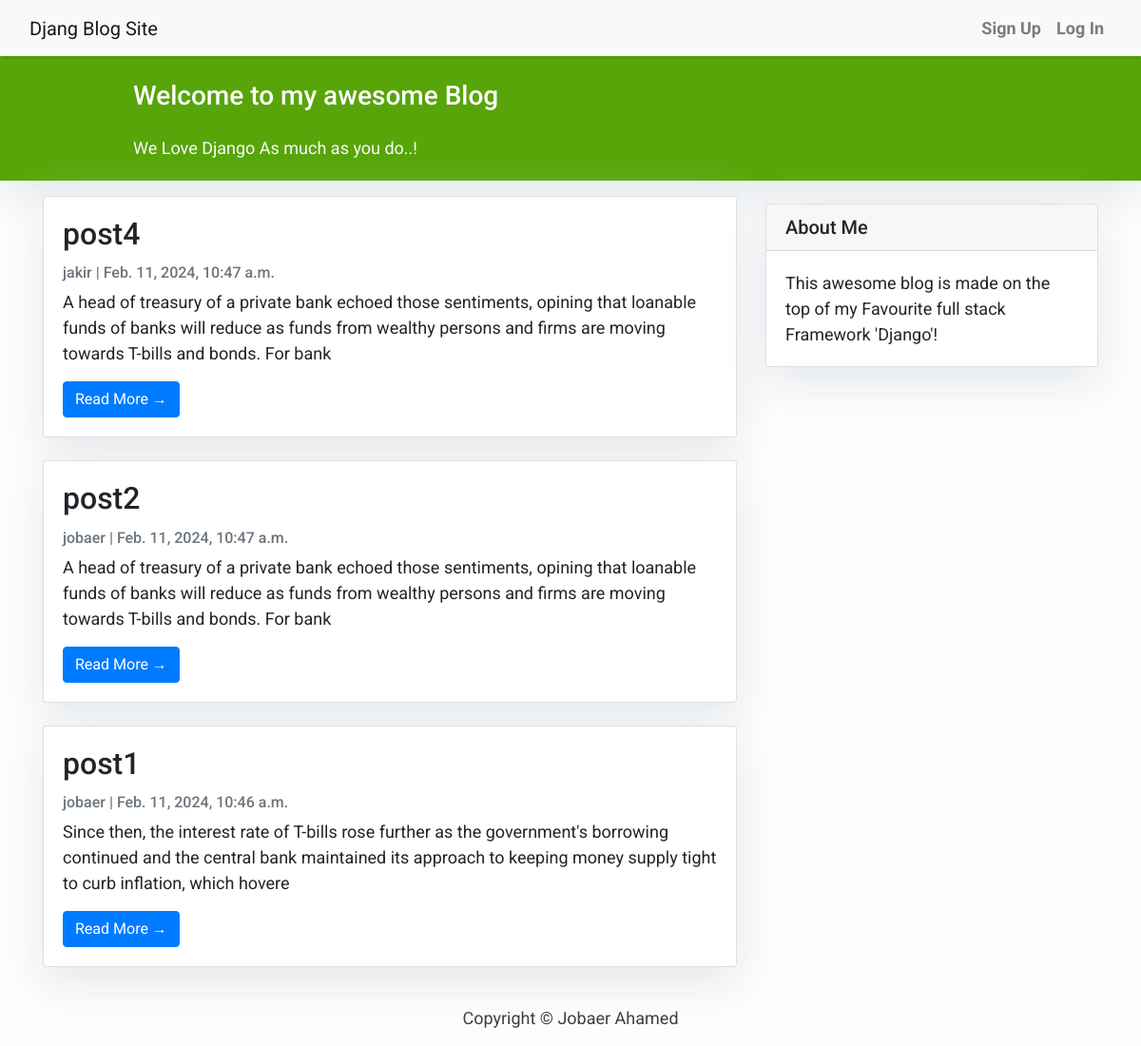
The app's page /, older data.
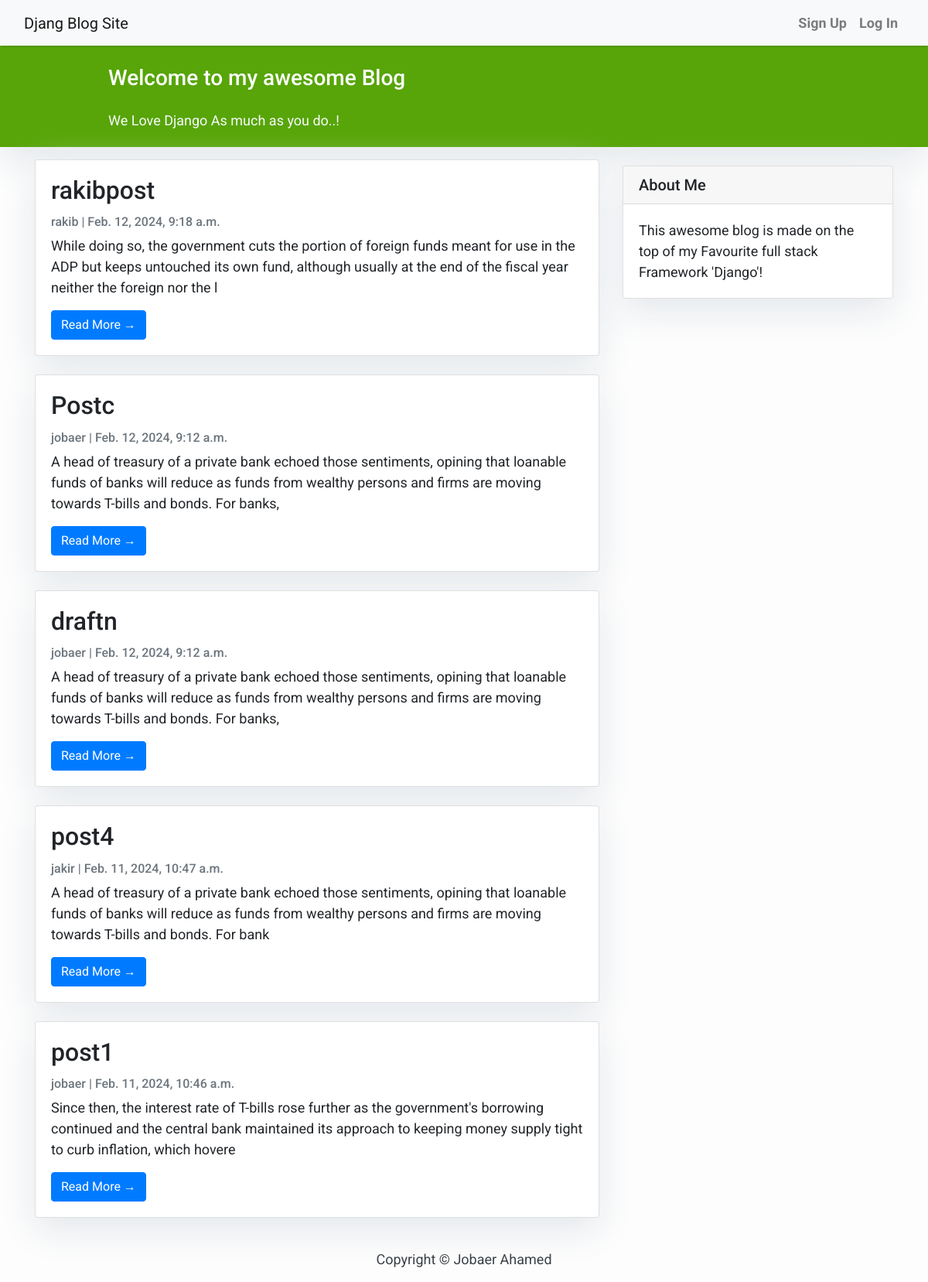
The same page, newer data.
### blog/models.py (models this page shows, shortened)
class Post(models.Model):
    title = models.CharField(max_length = 200 , unique = True)
    slug = models.SlugField(max_length=200, unique=True,null=False)
    author = models.ForeignKey(User, on_delete = models.CASCADE ,related_name='blog_posts')
    content = models.TextField()
    created_on = models.DateTimeField(auto_now_add=True)
    updated_on = models.DateTimeField(auto_now= True)
    status = models.IntegerField(choices = STATUS, default = 0)
    class Meta:
        ordering = ['-created_on']

### accounts/models.py (models this page shows)
class CustomUser(AbstractUser):
    email = models.EmailField(_('email address'), unique = True)
    is_verified = models.BooleanField(default = False)
    otp = models.CharField(max_length=6, null=True, blank=True)  # Add the otp field he

### blog/views.py (the view)
# urls.py: path('', PostListView.as_view(), name='home'),
class PostListView(ListView):
    queryset = Post.objects.filter(status=1).order_by('-created_on')
    template_name= 'index.html'

### templates/index.html (shortened to what this page needs)
{% extends "base.html" %}
{% block content %}
<header class="masthead">
    <div class="container">
        <div class="row">
            <div class=" col-md-8 col-md-10 mx-auto">
                <div class="site-heading">
                    <h3 class=" site-heading my-4 mt-3 text-white"> Welcome to my awesome Blog </h3>
                    <p class="text-light">We Love Django As much as you do..! &nbsp
                    </p>
                </div>
            </div>
        </div>
    </div>
</header>
<div class="container">
    <div class="row">
        <div class="col-md-8 mt-3 left">
            {% for post in post_list %}
            <div class="card mb-4">
                <div class="card-body">
                    <h2 class="card-title">{{ post.title }}</h2>
                    <p class="card-text text-muted h6">{{ post.author }} | {{ post.created_on}} </p>
                    <p class="card-text">{{post.content|slice:":200" }}</p>
                    <a href="{% url 'post_detail' post.slug  %}" class="btn btn-primary">Read More &rarr;</a>
                </div>
            </div>
            {% endfor %}
        </div>
        {% block sidebar %} {% include 'sidebar.html' %} {% endblock sidebar %}
    </div>
</div>
{%endblock%}

### templates/base.html (shortened to what this page needs)
<!DOCTYPE html>
<html>
    <head>
        <link rel="stylesheet" href="https://maxcdn.bootstrapcdn.com/bootstrap/4.0.0/css/bootstrap.min.css"
 />
    </head>
    <body>
        <nav  class="navbar navbar-expand-lg navbar-light bg-light shadow" id="mainNav">
            <div  class="container-fluid">
                <a class="navbar-brand"  href="{% url 'home' %}">Djang Blog Site </a>
              <div class="collapse navbar-collapse" id="navbarResponsive">
                    <ul class="navbar-nav ml-auto">
                        {% if user.is_authenticated %}
                        <li class="nav-item text-black">
                            <a class="nav-link text-black font-weight-bold" href="#">Hello {{ user.username }}</a>
                        </li>
                        <li class="nav-item text-black">
                            <a class="nav-link text-black font-weight-bold" href="{% url 'post_new'%}">Add Post</a>
                        </li>
                        <li class="nav-item text-black">
                            <a class="nav-link text-black font-weight-bold" href="{% url 'draftpost'%}">Draft</a>
                        </li>
                        <li class="nav-item text-black">
                            <a class="nav-link text-black font-weight-bold" href="{% url 'logout' %}">Log Out</a>
                        </li>
                        {%else %}
                         <li class="nav-item text-black">
                            <a class="nav-link text-black font-weight-bold" href="{% url 'signup'%}">Sign Up</a>
                        </li>
                        <li class="nav-item text-black">
                            <a class="nav-link text-black font-weight-bold" href="{% url 'login' %}">Log In</a>
                        </li>
                        {% endif %}
                    </ul>
                </div>
            </div>
        </nav>
        {% block content %}{% endblock content %}
        <footer class="py-3 bg-grey">
            <p class="m-0 text-dark text-center ">Copyright &copy; Jobaer Ahamed</p>
        </footer>
    </body>
</html>

### templates/sidebar.html (shortened to what this page needs)
{% block sidebar %}
<div class="col-md-4 float-right ">
<div class="card my-4">
        <h5 class="card-header">About Me</h5>
    <div class="card-body">
        <p class="card-text"> This awesome blog is made on the top of my Favourite full stack Framework 'Django'!</p>
    </div>
</div>
</div>
{% endblock sidebar %}

### templates/base.html (style rules this page uses)
body { font-family: "Roboto", sans-serif; font-size: 17px; background-color: #fdfdfd; }
.shadow { box-shadow: 0 4px 2px -2px rgba(0, 0, 0, 0.1); }
.masthead { background: #57A509; height: auto; padding-bottom: 5px; box-shadow: 0 16px 48px #E3E7EB; padding-top: 1px; }

### templates/index.html (style rules this page uses)
body { font-family: "Roboto", sans-serif; font-size: 18px; background-color: #fdfdfd; }
.card { box-shadow: 0 16px 48px #E3E7EB; }

### templates/sidebar.html (style rules this page uses)
.card { box-shadow: 0 16px 48px #E3E7EB; }

Row changes from the older to the newer data that the page shows:
removed Post: title "post2", author "jobaer", created_on "Feb. 11, 2024, 10:47 a.m.", content "A head of treasury of a private bank echoed those sentiments, opining that loanable funds of banks will reduce as funds from wealthy persons and firms are moving towards T-bills and bonds. For bank"
added Post: title "rakibpost", author "rakib", created_on "Feb. 12, 2024, 9:18 a.m.", content "While doing so, the government cuts the portion of foreign funds meant for use in the ADP but keeps untouched its own fund, although usually at the end of the fiscal year neither the foreign nor the l"
added Post: title "Postc", author "jobaer", created_on "Feb. 12, 2024, 9:12 a.m.", content "A head of treasury of a private bank echoed those sentiments, opining that loanable funds of banks will reduce as funds from wealthy persons and firms are moving towards T-bills and bonds. For banks,"
added Post: title "draftn", author "jobaer", created_on "Feb. 12, 2024, 9:12 a.m.", content "A head of treasury of a private bank echoed those sentiments, opining that loanable funds of banks will reduce as funds from wealthy persons and firms are moving towards T-bills and bonds. For banks,"
